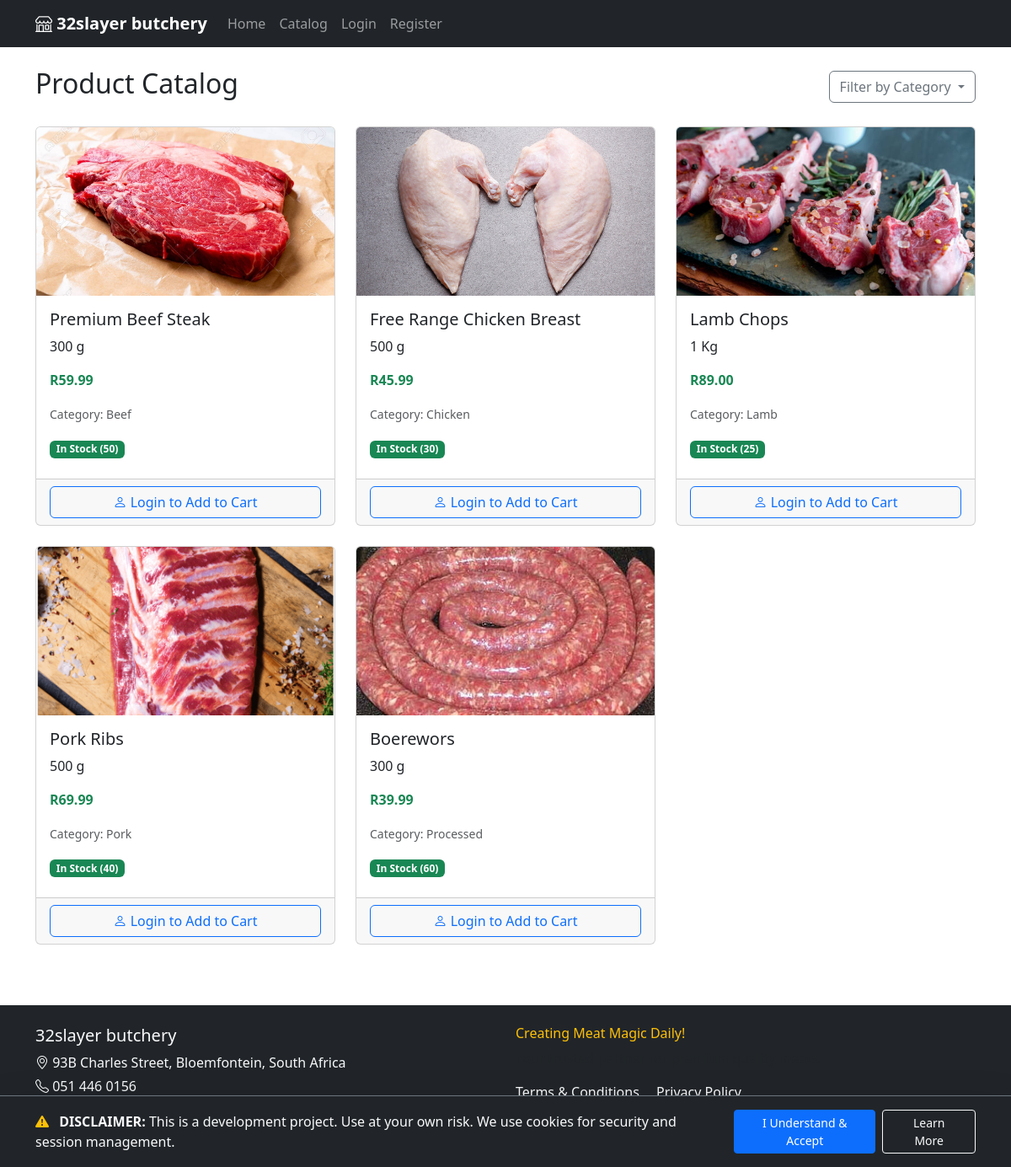
/catalog, run on the app's committed database.
### main.py (models this page shows)
class Product(db.Model):
    id = db.Column(db.Integer, primary_key=True)
    name = db.Column(db.String(100), nullable=False)
    description = db.Column(db.Text)
    price = db.Column(db.Float, nullable=False)
    stock_quantity = db.Column(db.Integer, nullable=False, default=0)
    category = db.Column(db.String(50))
    image_url = db.Column(db.String(200))
    is_active = db.Column(db.Boolean, default=True)
    created_at = db.Column(db.DateTime, default=datetime.utcnow)

### main.py (the view)
@app.route('/catalog')
def catalog():
    category = request.args.get('category')
    if category and not category.isalnum():
        category = None
    if category:
        products = Product.query.filter_by(category=category, is_active=True).all()
    else:
        products = Product.query.filter_by(is_active=True).all()
    categories = ['beef', 'pork', 'chicken', 'lamb', 'processed', 'other']
    return render_template('catalog.html', products=products, categories=categories, selected_category=category)

### main.py (called while the page is built)
@app.before_request
def check_session_validity():
    if current_user.is_authenticated:
        user = User.query.get(current_user.id)
        if not user or user.is_banned:
            logout_user()
            flash('Your session has expired or your account is no longer active.', 'error')
            return redirect(url_for('login'))
        session.permanent = True
        app.permanent_session_lifetime = timedelta(minutes=30)

@app.context_processor
def inject_site_settings():
    settings = SiteSettings.query.first()
    if not settings:
        settings = SiteSettings(background_color='#ffffff')
        db.session.add(settings)
        db.session.commit()
    return dict(site_settings=settings)

### templates/catalog.html (shortened to what this page needs)
{% extends "base.html" %}
{% block content %}
<div class="d-flex justify-content-between align-items-center mb-4">
    <h2>Product Catalog</h2>
    <div class="dropdown">
        <button class="btn btn-outline-secondary dropdown-toggle" type="button" data-bs-toggle="dropdown">
            Filter by Category
        </button>
    </div>
</div>
<div class="row">
    {% for product in products %}
    <div class="col-lg-4 col-md-6 mb-4">
        <div class="card h-100">
            {% if product.image_url %}
            <img src="{{ url_for('static', filename=product.image_url) }}" class="card-img-top" alt="{{ product.name }}" style="height: 200px; object-fit: cover;">
            {% else %}
            <div class="card-img-top bg-light d-flex align-items-center justify-content-center" style="height: 200px;">
                <i class="bi bi-image text-muted" style="font-size: 3rem;"></i>
            </div>
            {% endif %}
            <div class="card-body">
                <h5 class="card-title">{{ product.name }}</h5>
                <p class="card-text">{{ product.description }}</p>
                <p class="card-text">
                    <strong class="text-success">R{{ "%.2f"|format(product.price) }}</strong>
                </p>
                <p class="card-text">
                    <small class="text-muted">Category: {{ product.category.title() }}</small>
                </p>
                {% if product.stock_quantity > 0 %}
                    <span class="badge bg-success mb-2">In Stock ({{ product.stock_quantity }})</span>
                {% else %}
                    <span class="badge bg-danger mb-2">Out of Stock</span>
                {% endif %}
            </div>
            <div class="card-footer">
                {% if product.stock_quantity > 0 %}
                    {% if current_user.is_authenticated %}
                        {% if current_user.is_admin %}
                            <a href="{{ url_for('admin_edit_product', product_id=product.id) }}" class="btn btn-warning w-100">
                                <i class="bi bi-pencil"></i> Edit Product
                            </a>
                        {% else %}
                            <a href="{{ url_for('add_to_cart', product_id=product.id) }}" class="btn btn-primary w-100">
                                <i class="bi bi-cart-plus"></i> Add to Cart
                            </a>
                        {% endif %}
                    {% else %}
                        <a href="{{ url_for('login') }}" class="btn btn-outline-primary w-100">
                            <i class="bi bi-person"></i> Login to Add to Cart
                        </a>
                    {% endif %}
                {% else %}
                    <button class="btn btn-secondary w-100" disabled>Out of Stock</button>
                {% endif %}
            </div>
        </div>
    </div>
    {% endfor %}
</div>
{% endblock %}

### data on the page
Product: image_url (picture), name "Premium Beef Steak", description "300 g", price "59.99", category "Beef", stock_quantity "50"
Product: image_url (picture), name "Free Range Chicken Breast", description "500 g", price "45.99", category "Chicken", stock_quantity "30"
Product: image_url (picture), name "Lamb Chops", description "1 Kg", price "89.00", category "Lamb", stock_quantity "25"
Product: image_url (picture), name "Pork Ribs", description "500 g", price "69.99", category "Pork", stock_quantity "40"
Product: image_url+name (picture), name "Boerewors", description "300 g", price "39.99", category "Processed", stock_quantity "60"
